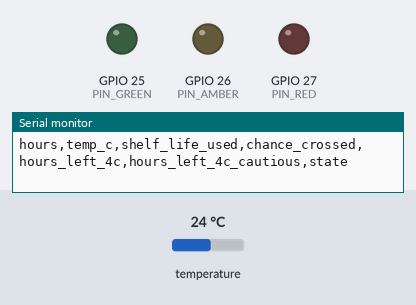
The sketch below on a simulated ESP32. Shown: output pins drawn as LEDs (lit = HIGH), the last lines printed to the serial monitor. The test bench sets the inputs (shaded band); at power-on: temperature 24 °C.

Above: at 0.1 s.
At 0.8 s:
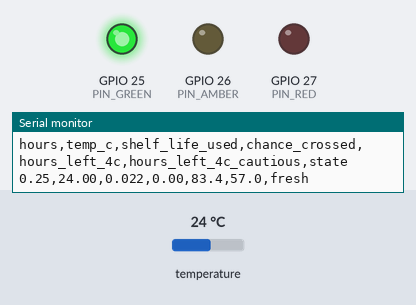
Timing chart, 0 to 2.3 s (numbered marks = the images above):
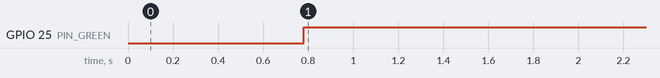

The sketch:

dairyguard_monitor.ino
```cpp
/* DairyGuard Kinetic on an ESP32 with a DS18B20 probe.
 *
 * Wiring: DS18B20 data to GPIO 4 with a 4.7 kOhm pull-up to 3.3 V; status LEDs on GPIO 25 (green), 26 (amber), 27 (red).
 * Libraries: OneWire, DallasTemperature (Arduino Library Manager).
 * Every 15 minutes the probe is read, the monitor is updated, and one line is printed over serial:
 *   hours, temperature, shelf life used, chance crossed, hours left at 4 C (typical, cautious), state
 * The kinetic core (dg_core.c) is tested on a desktop against the Python reference: see tests/test_firmware.py. */
#include <OneWire.h>
#include <DallasTemperature.h>
extern "C" {
#include "dg_core.h"
}

const int PIN_PROBE = 4, PIN_GREEN = 25, PIN_AMBER = 26, PIN_RED = 27;
const unsigned long PERIOD_MS = 15UL * 60UL * 1000UL;
const char *STATE[] = {"fresh", "use soon", "check before use", "likely over the limit"};

OneWire wire(PIN_PROBE);
DallasTemperature probe(&wire);
dg_monitor mon;
unsigned long last = 0;

void show(uint8_t st) {
  digitalWrite(PIN_GREEN, st == 0); digitalWrite(PIN_AMBER, st == 1 || st == 2); digitalWrite(PIN_RED, st == 3);
}

void setup() {
  Serial.begin(115200);
  pinMode(PIN_GREEN, OUTPUT); pinMode(PIN_AMBER, OUTPUT); pinMode(PIN_RED, OUTPUT);
  probe.begin();
  dg_init(&mon, &DG_MILK, 20261021u);
  Serial.println("hours,temp_c,shelf_life_used,chance_crossed,hours_left_4c,hours_left_4c_cautious,state");
  last = millis() - PERIOD_MS;
}

void loop() {
  if (millis() - last < PERIOD_MS) { delay(200); return; }
  last += PERIOD_MS;
  probe.requestTemperatures();
  float T = probe.getTempCByIndex(0);
  if (T == DEVICE_DISCONNECTED_C) { Serial.println("probe not found"); return; }
  dg_update(&mon, T, PERIOD_MS / 3600000.0f);
  dg_status s = dg_status_now(&mon);
  show(s.state);
  Serial.printf("%.2f,%.2f,%.3f,%.2f,%.1f,%.1f,%s\n", mon.hours, T, s.shelf_life_used, s.probability_crossed,
                s.hours_left_4C, s.hours_left_4C_cautious, STATE[s.state]);
}
```

dg_core.c
```cpp
#include "dg_core.h"
#include <math.h>

/* Pasteurised milk, psychrotrophic spoilage flora; FSSAI limit 3e4 CFU/mL (see data/params.csv). */
const dg_product DG_MILK = {0.030f, -7.7f, 3.8f, 1.7f, 9.0f, 3e4f, 0.10f, 1.5f, 2.5f, 5.0f, 1.5f, 2.0f};

float dg_shelf_life(float T, float b, float Tmin, float h0, float log10N0, float log10Nmax, float limit) {
    float d = T > Tmin ? b * (T - Tmin) : 0.0f;
    float mu = d * d;                              /* natural-log growth rate, 1/h */
    if (mu < 1e-9f) mu = 1e-9f;
    float mu10 = mu / 2.302585093f;
    float A = log10Nmax - log10N0;
    float L = log10f(limit) - log10N0;
    float lam = h0 / mu;
    return lam + A / (mu10 * 2.718281828f) * (1.0f - logf(-logf(L / A)));
}

/* xorshift32 and Box-Muller: small, deterministic, no library state */
static uint32_t rng_next(uint32_t *s) { uint32_t x = *s; x ^= x << 13; x ^= x >> 17; x ^= x << 5; return *s = x; }
static float rng_unit(uint32_t *s) { return ((rng_next(s) >> 8) + 0.5f) / 16777216.0f; }
static float rng_normal(uint32_t *s) { float u = rng_unit(s), v = rng_unit(s); return sqrtf(-2.0f * logf(u)) * cosf(6.283185307f * v); }

void dg_init(dg_monitor *m, const dg_product *p, uint32_t seed) {
    uint32_t s = seed ? seed : 2463534242u;
    m->p = *p; m->csl = 0.0f; m->hours = 0.0f;
    for (int k = 0; k < DG_DRAWS; k++) {
        m->b[k] = p->b * expf(p->cv_b * rng_normal(&s) - 0.5f * p->cv_b * p->cv_b);
        m->Tmin[k] = p->Tmin + p->Tmin_sd * rng_normal(&s);
        m->h0[k] = p->h0_lo + (p->h0_hi - p->h0_lo) * rng_unit(&s);
        m->n0[k] = p->n0_lo + (p->n0_hi - p->n0_lo) * rng_unit(&s);
        m->csl_draw[k] = 0.0f;
        m->sl4[k] = dg_shelf_life(4.0f, m->b[k], m->Tmin[k], m->h0[k], m->n0[k], p->log10Nmax, p->limit);
    }
}

void dg_update(dg_monitor *m, float T, float dt) {
    const dg_product *p = &m->p;
    m->csl += dt / dg_shelf_life(T, p->b, p->Tmin, p->h0, p->log10N0, p->log10Nmax, p->limit);
    for (int k = 0; k < DG_DRAWS; k++)
        m->csl_draw[k] += dt / dg_shelf_life(T, m->b[k], m->Tmin[k], m->h0[k], m->n0[k], p->log10Nmax, p->limit);
    m->hours += dt;
}

static void sort_floats(float *a, int n) {           /* insertion sort: n is small */
    for (int i = 1; i < n; i++) { float v = a[i]; int j = i - 1; while (j >= 0 && a[j] > v) { a[j + 1] = a[j]; j--; } a[j + 1] = v; }
}

dg_status dg_status_now(const dg_monitor *m) {
    dg_status s; float left[DG_DRAWS]; int over = 0;
    for (int k = 0; k < DG_DRAWS; k++) {
        if (m->csl_draw[k] >= 1.0f) over++;
        float r = 1.0f - m->csl_draw[k];
        left[k] = (r > 0.0f ? r : 0.0f) * m->sl4[k];
    }
    sort_floats(left, DG_DRAWS);
    s.shelf_life_used = m->csl;
    s.probability_crossed = (float)over / DG_DRAWS;
    s.hours_left_4C = left[DG_DRAWS / 2];
    s.hours_left_4C_cautious = left[DG_DRAWS / 10];
    s.state = s.probability_crossed < 0.15f ? 0 : s.probability_crossed < 0.40f ? 1 : s.probability_crossed < 0.75f ? 2 : 3;
    return s;
}
```

dg_core.h
```cpp
/* DairyGuard Kinetic monitor: portable C core for microcontrollers (ESP32, Arduino, STM32) and desktops.
 *
 * Each temperature reading adds dt / SL(T) to the consumed shelf life (CSL), where SL(T) is the modified-Gompertz
 * time to the limit at a steady temperature T under the square-root growth law. The same sum is kept for
 * DG_DRAWS plausible batches drawn from the product's between-batch spread, which gives the probability that the
 * batch has crossed the limit and a cautious estimate of the hours left at 4 deg C.
 *
 * Memory: about 30 bytes per plausible batch (DG_DRAWS = 64 uses under 2 kB). No dynamic allocation.
 * The Python package (src/dairyguard) is the reference; tests/test_firmware.py checks this code against it. */
#ifndef DG_CORE_H
#define DG_CORE_H
#include <stdint.h>

#ifndef DG_DRAWS
#define DG_DRAWS 64
#endif

typedef struct {
    float b;          /* square-root slope, 1/(h^0.5 K) */
    float Tmin;       /* minimum growth temperature, deg C */
    float h0;         /* lag parameter */
    float log10N0;    /* starting count, log10 CFU/mL */
    float log10Nmax;  /* maximum count, log10 CFU/mL */
    float limit;      /* limit, CFU/mL */
    float cv_b;       /* between-batch coefficient of variation of b */
    float Tmin_sd;    /* between-batch SD of Tmin, K */
    float h0_lo, h0_hi;
    float n0_lo, n0_hi;
} dg_product;

typedef struct {
    float csl;                      /* consumed shelf life of the nominal batch */
    float csl_draw[DG_DRAWS];
    float b[DG_DRAWS], Tmin[DG_DRAWS], h0[DG_DRAWS], n0[DG_DRAWS];
    float sl4[DG_DRAWS];            /* each batch's shelf life at 4 deg C, for hours-left */
    float hours;
    dg_product p;
} dg_monitor;

typedef struct {
    float shelf_life_used;      /* 1.0 = limit predicted */
    float probability_crossed;  /* 0..1 */
    float hours_left_4C;        /* typical batch held at 4 deg C */
    float hours_left_4C_cautious; /* 9 batches in 10 last at least this long */
    uint8_t state;              /* 0 fresh, 1 use soon, 2 check before use, 3 likely over the limit */
} dg_status;

extern const dg_product DG_MILK;

float dg_shelf_life(float T, float b, float Tmin, float h0, float log10N0, float log10Nmax, float limit);
void dg_init(dg_monitor *m, const dg_product *p, uint32_t seed);
void dg_update(dg_monitor *m, float temperature_C, float dt_hours);
dg_status dg_status_now(const dg_monitor *m);

#endif
```

Measured:
- by itself, GPIO 25 (PIN_GREEN): LOW → HIGH at 0.78 s
